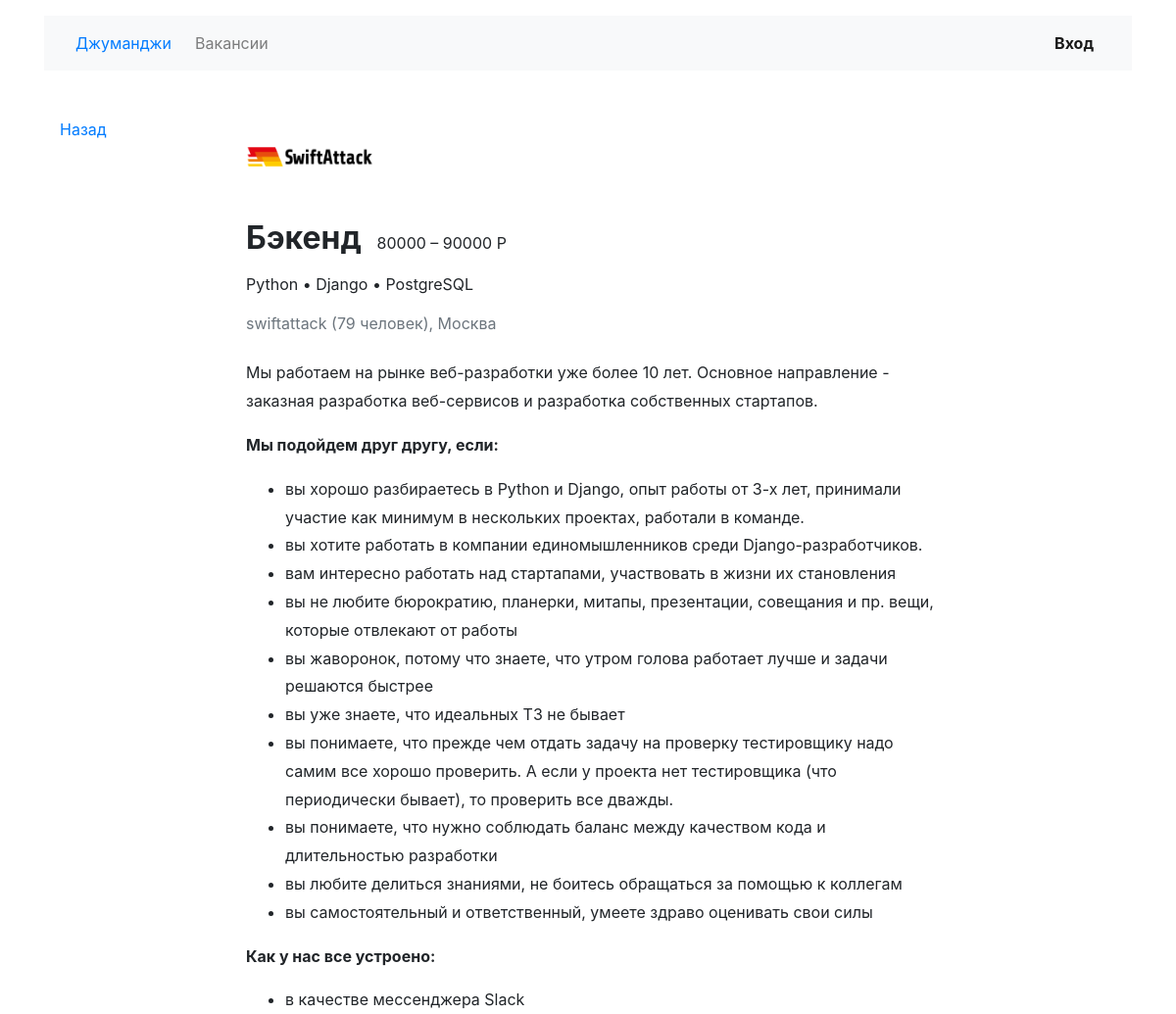
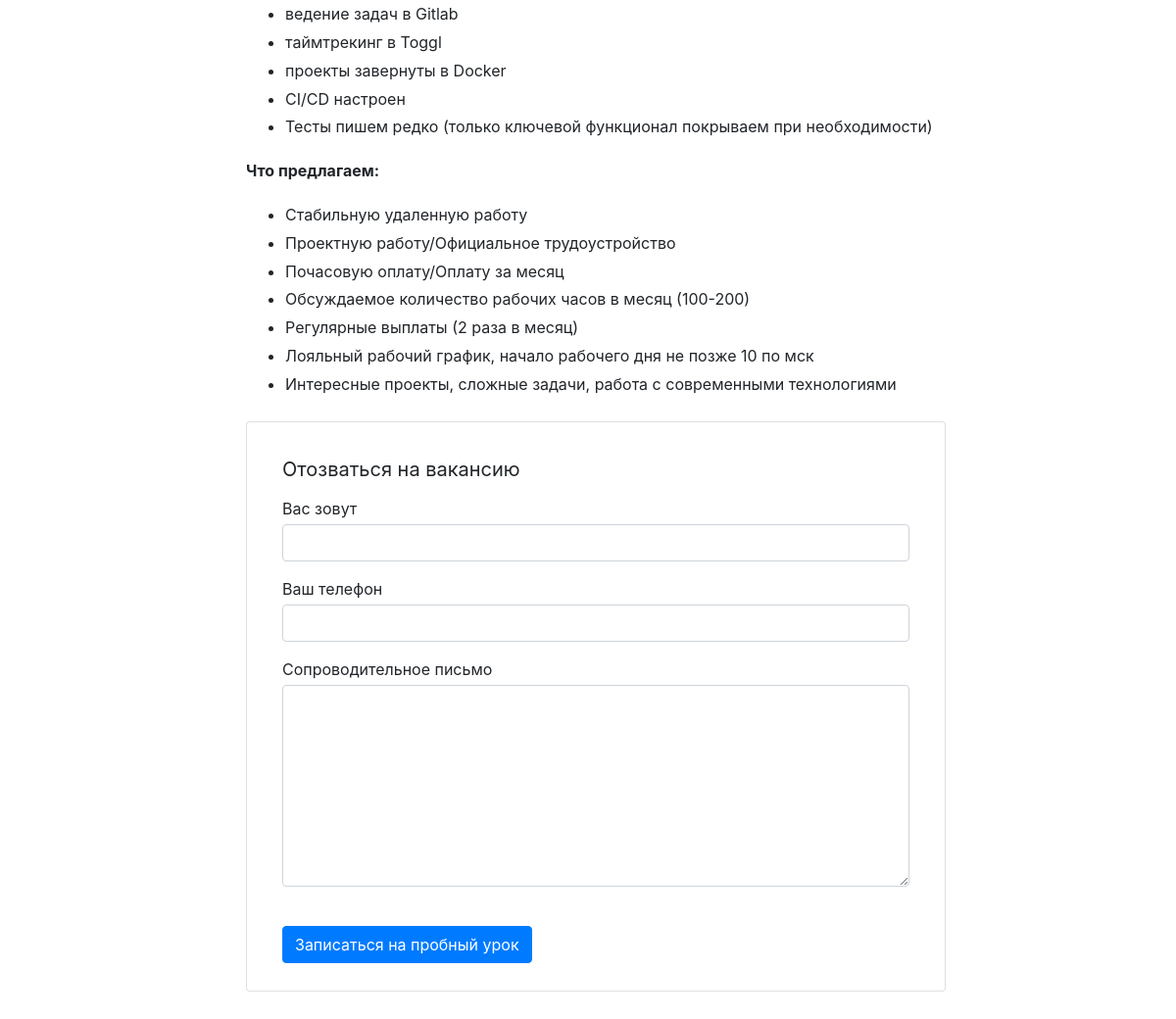
Screenshot of /vacancies/2 with the database file from the repository (2 pictures, top to bottom).
### vc/models.py (models this page shows)
class Vacancy(models.Model):
    id = models.AutoField(primary_key=True)
    title = models.CharField(max_length=60)
    specialty = models.ForeignKey(Specialty, on_delete=models.CASCADE, related_name='vacancies')
    company = models.ForeignKey(Company, on_delete=models.CASCADE, related_name='vacancies')
    skills = models.CharField(max_length=60)
    description = models.TextField()
    salary_min = models.PositiveIntegerField()
    salary_max = models.PositiveIntegerField()
    published_at = models.DateTimeField()

class Company(models.Model):
    id = models.AutoField(primary_key=True)
    location = models.CharField(max_length=60)
    title = models.CharField(max_length=60)
    logo = models.URLField(default='https://place-hold.it/100x60')
    description = models.TextField()
    employee_count = models.PositiveIntegerField()

class Specialty(models.Model):
    id = models.AutoField(primary_key=True)
    code = models.CharField(max_length=60)
    title = models.CharField(max_length=60)
    specty = models.CharField(max_length=60)

### vc/views.py (the view)
# urls.py: path('vacancies/<int:id>', VacancyView.as_view()),
class VacancyView(TemplateView):
    template_name = "vacancy.html"
    def get_context_data(self, **kwargs):
        context = super().get_context_data(**kwargs)
        context["vacancy"] = self._get_vacancy(kwargs["id"])
        return context
    @staticmethod
    def _get_vacancy(id):
        return get_object_or_404(Vacancy, id=id)

### vc/templatetags/filters.py (called while the page is built)
@register.filter
@stringfilter
def comma_to_dot(value):
    return value.replace(",", " • ")

### templates/vacancy.html
{% extends 'base.html' %}
{% block content %}
  <main class="container mt-3 pb-5">
    <div class="row mt-5">
      <div class="col-12 col-lg-2">
        <div class="pl-3 mb-5">
          <p><a href="/">Назад</a></p>
        </div>
      </div>
      <div class="col-12 col-lg-8">
        <section class="pl-3">
          <a href="/companies/{{ vacancy.company.id }}"><img src="/static/companies/{{ vacancy.company.logo }}" width="130" height="80" alt=""></a>
          <div class="d-flex align-items-baseline align-content-baseline">
            <h1 class="h2 mt-4 font-weight-bold" >{{ vacancy.specialty.title }}</h1>
            <p class="m-0 pl-3">{{ vacancy.salary_min }} – {{ vacancy.salary_max }} Р</p>
          </div>
          {% load filters %}
          <p class="mt-2">{{ vacancy.skills|comma_to_dot }}</p>
          <p class="text-muted mb-4">{{ vacancy.company.title }} ({{ vacancy.company.employee_count }} человек), {{ vacancy.company.location }}</p>
          <div style="line-height: 1.8;">{{ vacancy.description|safe }}</div>
          <form action="/echo" class="card mt-4 mb-3" enctype="multipart/form-data">
            <div class="card-body mx-3">
              <p class="h5 mt-3 font-weight-normal">Отозваться на вакансию</p>
              <div class="form-group">
                <label class="mb-1 mt-2" for="userName">Вас зовут</label>
                <input class="form-control" type="text" placeholder="" id="userName">
              </div>
              <div class="form-group">
                <label class="mb-1" for="userPhone">Ваш телефон</label>
                <input class="form-control" type="tel" placeholder="" id="userPhone">
              </div>
              <div class="form-group">
                <label class="mb-1" for="userMsg" >Сопроводительное письмо</label>
                <textarea class="form-control" rows="8" id="userMsg"></textarea>
              </div>
              <input type="submit" class="btn btn-primary mt-4 mb-2" value="Записаться на пробный урок">
            </div>
          </form>
        </section>
      </div>
    </div>
  </main>
{% endblock %}

### rows the page displays
Vacancy: company.logo (picture), specialty "Бэкенд", salary_min "80000", salary_max "90000", skills|comma_to_dot "Python • Django • PostgreSQL", company "swiftattack", company.employee_count "79", company.location "Москва", description "Мы работаем на рынке веб-разработки уже более 10 лет. Основное направление - заказная разработка веб-сервисов и разработка собственных стартапов. Мы подойдем друг другу, если: вы хорошо разбираетесь в Python и Django, опыт работы от 3-х лет, принимали участие как минимум в нескольких проектах, работали в команде. вы хотите работать в компании единомышленников среди Django-разработчиков. вам интересно работать над стартапами, участвовать в жизни их становления вы не любите бюрократию, планерки, митапы, презентации, совещания и пр. вещи, которые отвлекают от работы вы жаворонок, потому что знаете, что утром голова работает лучше и задачи решаются быстрее вы уже знаете, что идеальных ТЗ не…"
